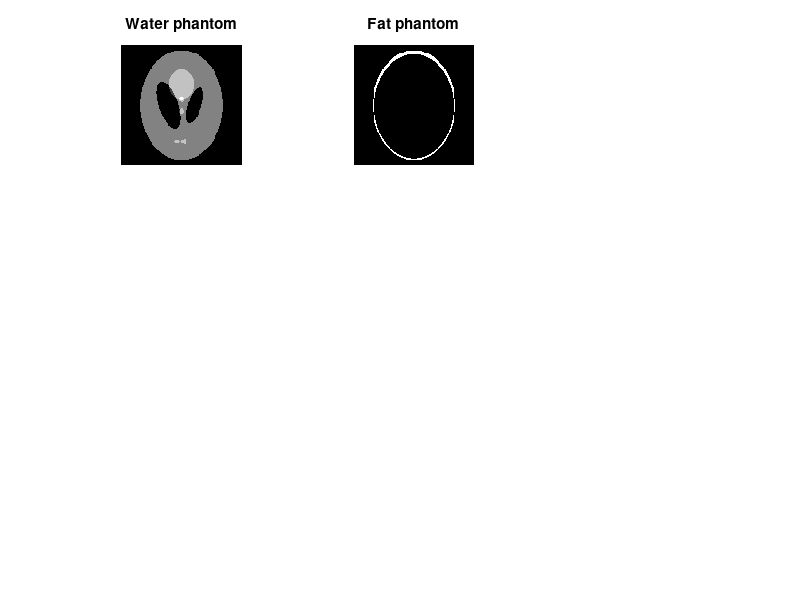

Write MATLAB code to recreate this figure. (Note: this script raises an error after producing the figure.)
%% Investigate the idea of dynamic single point imaging with regularized reconstruction for inherent distortion free MRI
% Inherent distortion free mri with accelerated single point imaging and regularized reconstruction
% possible names:
% spicy
% spike
% spinach
% spiro

% Assumptions:
% 1) No T1/T2 decay
% 2) Single receiver work
% 3) Initial image = 100% real-valued
clear all;close all;clc;
addpath(genpath(cd))
addpath(genpath('/nfs/rtsan02/userdata/home/tbruijne/Documents/MATLAB/MReconUMC/MReconUMC/MReconUMC_V5/Packages/utils'))
addpath(genpath('/home/tbruijne/Documents/MATLAB/MReconUMC/MReconUMC/MReconUMC_V5/Standalone/Fessler_nufft/'))

woff_fat=220; % Hz
%% Phantom + field generation
N=128;

% Water layer phantom
x_w=phantom(N);

% Fat layer phantom
x_f=zeros(size(x_w));
x_f(x_w==1)=.3; % fat fraction
x_w(x_w==1)=.2;
subplot(331);imshow(x_w,[]);title('Water phantom')
subplot(332);imshow(x_f,[]);title('Fat phantom')

% Add susceptibillity  source
width_sus=2;
dChi=zeros(N,N,N);
dChi(N/2-width_sus:N/2+width_sus,N/2-width_sus:N/2+width_sus,N/2-width_sus:N/2+width_sus)=3*10^-6+.25*10^-6*rand(2*width_sus+1,2*width_sus+1,2*width_sus+1); % Titanium alloy
B0 = 3; % tesla;
voxelSize = [1 1 1]; % mm
gyromagneticRatio = 2*pi*42.58e6;
dB = B0*calculateFieldShift(dChi, voxelSize);
dOhmega = dB*gyromagneticRatio;

w_max=120; % 100 Hz
B0=rot90(w_max*normalise(generate_b0(1,N)),1)+dOhmega(:,:,N/2);

% Calculate derivative of B0 for intravoxel dephasing
der_B0=conv2(B0,[0 -1 0; -1 4 -1; 0 -1 0],'same');

subplot(333);imshow(B0,[]);colormap(gca, jet);title('B0 - susceptibillity');
subplot(334);imshow(der_B0,[]);colormap(gca, jet);title('Derivative B0 ');

%% Sequence settings
SQ.TE=1.4E-03;
SQ.ADC_duration=1E-03;
SQ.ADC_dt=SQ.ADC_duration/(N);
fat_phi=@(tau,woff)(sin((woff_fat+woff).*tau));
water_phi=@(tau,woff)(sin(woff.*tau));

%% Standard Cartesian acquisition
k=zeros(N,N);
for fe=1:N
    t=SQ.TE+(fe-1)*SQ.ADC_dt;
    % Apply phase ramping due to off res + chem shift
    x=exp(-1j*2*pi*fat_phi(t,B0)).*x_f+...
        exp(-1j*2*pi*water_phi(t,B0)).*x_w;
    
    % Apply intravoxel dephasing 
    for xcoord=1:N^2
    spins=t*der_B0(xcoord);
    if spins(end)>1
        x(xcoord)=0;
    else
        x(xcoord)=x(xcoord)*exp(-4.6*abs(spins));
    end
    end
    
    % Sample a complete phase-encode line (say TE)
    X=ifftshift(fft2(fftshift(x)));
    k(fe,:)=X(fe,:);
end

x_recon=ifftshift(ifft2(fftshift(k)));
subplot(335);imshow(abs(x_recon),[]);title('Geometrically distorted')

%% Proposed method
% Assume I take 33 samples across the ADC --> 33 2D images
% Also assume that I take N readouts
nsamples=2*N;
k=zeros(nsamples,N);

% Compute Golden angle radial trajectory with N readouts
% First compute the radial angles
d_angle=pi/((1+sqrt(5))/2);angles=0:d_angle:d_angle*(N-1);

% Now compute all the sample points that I want!
kx=linspace(0,nsamples-1,nsamples)'-(nsamples-1)/2;

% Modulate the phase of all the successive spokes
for l=1:N
    k(:,l)=kx*exp(-1j*angles(l));
end

% Normalise
k=.5*k/max(abs(k(:)));
cp=ceil(nsamples/2);

% For every adc point select the adequate k-pos and store --> Still
% requires a lot of effort
k_ref=size(nsamples,N);

for ns=1:nsamples
    for s_itl=1:N    
        idx=cp+s_itl;
        while idx > nsamples
            idx=idx-cp-1;
        end
        
        proj=s_itl+ns-1;
        while proj>N
            proj=proj-N;
        end
        k_ref(ns,s_itl)=k(idx,proj);
        
        %scatter(real(k(idx,proj)),imag(k(idx,proj)));hold on;pause(1);axis([-.5 .5 -.5 .5])
    end
end

% Estimate density function
%for ns=1:nsamples;dcf(ns,:)=sdc3_MAT(cat(1,real(k(ns,:)),imag(k(ns,:)),zeros(size(k(ns,:)))),25,N,0);end
dcf=sdc3_MAT(cat(1,real(k(:)),imag(k(:)),zeros(size(k(:)))),25,N,0);
%dcf=abs(k);dcf(cp,:)=1/nsamples;

% Precreate Cartesian mesh for interpolation
cxy=linspace(-.5,.5,round(N)+1);cxy(end)=[];
[KX,KY]=meshgrid(cxy,cxy);

% Perform k-space sampling
kdata=zeros(size(k_ref));
for fe=1:nsamples
    % Apply phase ramping due to off res + chem shift
    x=exp(-1j*2*pi*fat_phi(SQ.TE+(fe-1)*SQ.ADC_dt,B0)).*x_f+...
        exp(-1j*2*pi*water_phi(SQ.TE+(fe-1)*SQ.ADC_dt,B0)).*x_w;
    x=x_w;
    % Sample a complete phase-encode line (say TE)
    X=ifftshift(fft2(fftshift(x)));
    
    % Interpolation
    kdata(fe,:)=interp2(KX,KY,X,imag(k(fe,:)),real(k(fe,:)),'spline');
end

% Fourier transform
for ns=1:1
    om=[real(k(:)) imag(k(:))]*2*pi;
    F=nufft_init(om,[N N],[5 5],2*[N N],.5*[N N]);
    recon(:,:,ns)=nufft_adj(matrix_to_vec(dcf(:).*kdata(:)),F)/sqrt(N^2);
end

figure,imshow(abs(recon),[])

